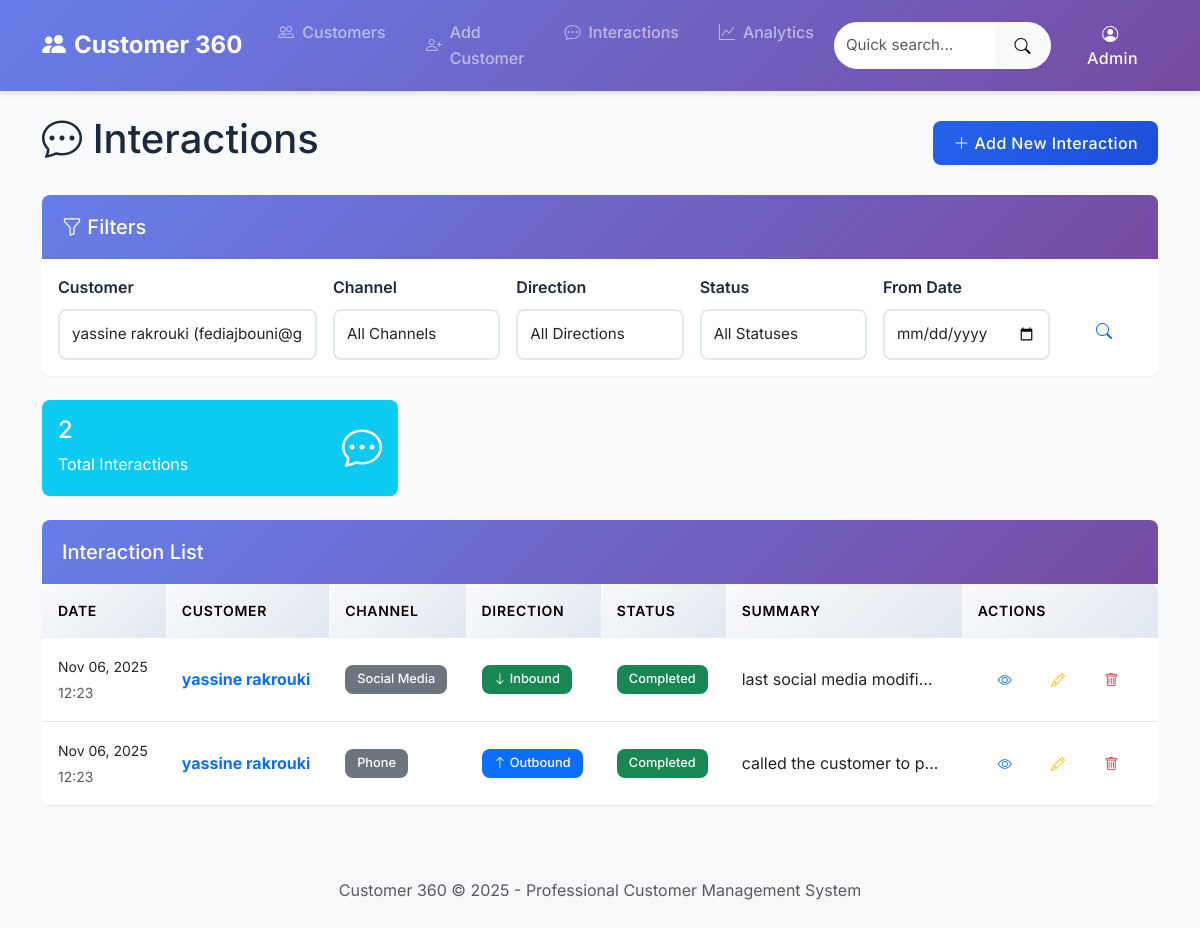
The page /interactions/?customer=3 on the database its author committed.
### interactions/models.py (models this page shows, shortened)
class Interaction(models.Model):
    CHANNEL_CHOICES = [
        ('phone', 'Phone'),
        ('sms', 'SMS'),
        ('email', 'Email'),
        ('letter', 'Letter'),
        ('social_media', 'Social Media'),
        ('in_person', 'In Person'),
        ('chat', 'Live Chat'),
    ]
    DIRECTION_CHOICES = [
        ('inbound', 'Inbound'),
        ('outbound', 'Outbound'),
    ]
    STATUS_CHOICES = [
        ('pending', 'Pending'),
        ('completed', 'Completed'),
        ('follow_up', 'Follow-up Required'),
    ]
    customer = models.ForeignKey(
        Customer,
        on_delete=models.CASCADE,
        related_name='interactions',
        help_text="Customer involved in this interaction"
    )
    channel = models.CharField(
        max_length=15,
        choices=CHANNEL_CHOICES,
        help_text="Communication channel used"
    )
    direction = models.CharField(
        max_length=10,
        choices=DIRECTION_CHOICES,
        help_text="Direction of communication"
    )
    status = models.CharField(
        max_length=15,
        choices=STATUS_CHOICES,
        default='completed',
        help_text="Status of the interaction"
    )
    interaction_date = models.DateTimeField(auto_now_add=True)
    summary = models.TextField(help_text="Summary of the interaction")
    notes = models.TextField(
        blank=True,
        help_text="Additional notes (optional)"
    )
    created_by = models.CharField(
        max_length=100,
        blank=True,
        help_text="User who created this interaction"
    )
    class Meta:
        ordering = ['-interaction_date']
        verbose_name = 'Interaction'
        verbose_name_plural = 'Interactions'

### customer_management/models.py (models this page shows, shortened)
class Customer(models.Model):
    name = models.CharField(
        max_length=100,
        help_text="Customer's full name"
    )
    email = models.EmailField(
        max_length=100,
        unique=True,
        help_text="Customer's email address"
    )
    phone_regex = RegexValidator(
        regex=r'^\+?1?\d{9,15}$',
        message="Phone number must be entered in the format: '+999999999'. Up to 15 digits allowed."
    )
    phone = models.CharField(
        validators=[phone_regex],
        max_length=17,
        help_text="Customer's phone number"
    )
    address = models.CharField(
        max_length=200,
        help_text="Customer's address"
    )
    social_media = models.CharField(
        max_length=100,
        blank=True,
        help_text="Customer's social media handle (optional)"
    )
    created_at = models.DateTimeField(auto_now_add=True)
    updated_at = models.DateTimeField(auto_now=True)
    is_active = models.BooleanField(default=True)
    class Meta:
        ordering = ['name']
        verbose_name = 'Customer'
        verbose_name_plural = 'Customers'
    def __str__(self):
        return f"{self.name} ({self.email})"

### interactions/views.py (the view)
# urls.py: path('', views.InteractionListView.as_view(), name='interaction_list'),
class InteractionListView(ListView):
    model = Interaction
    template_name = 'interactions/interaction_list.html'
    context_object_name = 'interactions'
    paginate_by = 25
    def get_queryset(self):
        queryset = Interaction.objects.select_related('customer').all()
        customer_id = self.request.GET.get('customer')
        if customer_id:
            queryset = queryset.filter(customer_id=customer_id)
        channel = self.request.GET.get('channel')
        if channel:
            queryset = queryset.filter(channel=channel)
        direction = self.request.GET.get('direction')
        if direction:
            queryset = queryset.filter(direction=direction)
        status = self.request.GET.get('status')
        if status:
            queryset = queryset.filter(status=status)
        date_from = self.request.GET.get('date_from')
        if date_from:
            queryset = queryset.filter(interaction_date__date__gte=date_from)
        date_to = self.request.GET.get('date_to')
        if date_to:
            queryset = queryset.filter(interaction_date__date__lte=date_to)
        return queryset.order_by('-interaction_date')
    def get_context_data(self, **kwargs):
        context = super().get_context_data(**kwargs)
        context['filter_form'] = InteractionFilterForm(self.request.GET)
        context['total_interactions'] = Interaction.objects.count()
        return context

### interactions/templates/interactions/interaction_list.html (shortened to what this page needs)
{% extends 'customer_management/base.html' %}
{% block content %}
<div class="d-flex justify-content-between align-items-center mb-4">
    <h1><i class="bi bi-chat-dots"></i> Interactions</h1>
    <a href="{% url 'interactions:interaction_create' %}" class="btn btn-primary">
        <i class="bi bi-plus-lg"></i> Add New Interaction
    </a>
</div>
<div class="card mb-4">
    <div class="card-header">
        <h5 class="mb-0"><i class="bi bi-funnel"></i> Filters</h5>
    </div>
    <div class="card-body">
        <form method="get" class="row g-3">
            <div class="col-md-3">
                <label for="{{ filter_form.customer.id_for_label }}" class="form-label">Customer</label>
                {{ filter_form.customer }}
            </div>
            <div class="col-md-2">
                <label for="{{ filter_form.channel.id_for_label }}" class="form-label">Channel</label>
                {{ filter_form.channel }}
            </div>
            <div class="col-md-2">
                <label for="{{ filter_form.direction.id_for_label }}" class="form-label">Direction</label>
                {{ filter_form.direction }}
            </div>
            <div class="col-md-2">
                <label for="{{ filter_form.status.id_for_label }}" class="form-label">Status</label>
                {{ filter_form.status }}
            </div>
            <div class="col-md-2">
                <label for="{{ filter_form.date_from.id_for_label }}" class="form-label">From Date</label>
                {{ filter_form.date_from }}
            </div>
            <div class="col-md-1">
                <label class="form-label">&nbsp;</label>
                <button type="submit" class="btn btn-outline-primary w-100">
                    <i class="bi bi-search"></i>
                </button>
            </div>
        </form>
    </div>
</div>
<div class="row mb-4">
    <div class="col-md-4">
        <div class="card bg-info text-white">
            <div class="card-body">
                <div class="d-flex justify-content-between">
                    <div>
                        <h4>{{ total_interactions }}</h4>
                        <p class="mb-0">Total Interactions</p>
                    </div>
                    <div class="align-self-center">
                        <i class="bi bi-chat-dots fs-1"></i>
                    </div>
                </div>
            </div>
        </div>
    </div>
</div>
<div class="card">
    <div class="card-header">
        <h5 class="mb-0">Interaction List</h5>
    </div>
    <div class="card-body p-0">
        {% if interactions %}
            <div class="table-responsive">
                <table class="table table-hover mb-0">
                    <thead class="table-light">
                        <tr>
                            <th>Date</th>
                            <th>Customer</th>
                            <th>Channel</th>
                            <th>Direction</th>
                            <th>Status</th>
                            <th>Summary</th>
                            <th>Actions</th>
                        </tr>
                    </thead>
                    <tbody>
                        {% for interaction in interactions %}
                        <tr>
                            <td>
                                <small>{{ interaction.interaction_date|date:"M d, Y" }}</small><br>
                                <small class="text-muted">{{ interaction.interaction_date|time:"H:i" }}</small>
                            </td>
                            <td>
                                <a href="{% url 'customer_management:customer_detail' interaction.customer.pk %}" class="text-decoration-none">
                                    <strong>{{ interaction.customer.name }}</strong>
                                </a>
                            </td>
                            <td>
                                <span class="badge bg-secondary">{{ interaction.get_channel_display }}</span>
                            </td>
                            <td>
                                {% if interaction.direction == 'inbound' %}
                                    <span class="badge bg-success">
                                        <i class="bi bi-arrow-down"></i> {{ interaction.get_direction_display }}
                                    </span>
                                {% else %}
                                    <span class="badge bg-primary">
                                        <i class="bi bi-arrow-up"></i> {{ interaction.get_direction_display }}
                                    </span>
                                {% endif %}
                            </td>
                            <td>
                                {% if interaction.status == 'completed' %}
                                    <span class="badge bg-success">{{ interaction.get_status_display }}</span>
                                {% elif interaction.status == 'pending' %}
                                    <span class="badge bg-warning">{{ interaction.get_status_display }}</span>
                                {% else %}
                                    <span class="badge bg-info">{{ interaction.get_status_display }}</span>
                                {% endif %}
                            </td>
                            <td>
                                <div class="text-truncate" style="max-width: 200px;" title="{{ interaction.summary }}">
                                    {{ interaction.summary }}
                                </div>
                            </td>
                            <td>
                                <div class="btn-group btn-group-sm" role="group">
                                    <a href="{% url 'interactions:interaction_detail' interaction.pk %}"
                                       class="btn btn-outline-primary" title="View Details">
                                        <i class="bi bi-eye"></i>
                                    </a>
                                    <a href="{% url 'interactions:interaction_update' interaction.pk %}"
                                       class="btn btn-outline-warning" title="Edit">
                                        <i class="bi bi-pencil"></i>
                                    </a>
                                    <a href="{% url 'interactions:interaction_delete' interaction.pk %}"
                                       class="btn btn-outline-danger" title="Delete">
                                        <i class="bi bi-trash"></i>
                                    </a>
                                </div>
                            </td>
                        </tr>
                        {% endfor %}
                    </tbody>
                </table>
            </div>
        {% endif %}
    </div>
</div>
{% endblock %}

### customer360/static/css/main.css (style rules this page uses)
:root { --primary-color: #2563eb; --primary-dark: #1d4ed8; --secondary-color: #64748b; --success-color: #059669; --warning-color: #d97706; --danger-color: #dc2626; --info-color: #0891b2; --light-bg: #f8fafc; --dark-text: #1e293b; --border-color: #e2e8f0; --shadow-sm: 0 1px 2px 0 rgb(0 0 0 / 0.05); --shadow-md: 0 4px 6px -1px rgb(0 0 0 / 0.1); --shadow-lg: 0 10px 15px -3px rgb(0 0 0 / 0.1); --border-radius: 0.5rem; --transition: all 0.2s ease-in-out; }
body { font-family: 'Inter', -apple-system, BlinkMacSystemFont, 'Segoe UI', Roboto, sans-serif; background-color: var(--light-bg); color: var(--dark-text); line-height: 1.6; }
.card { border: none; border-radius: var(--border-radius); box-shadow: var(--shadow-sm); transition: var(--transition); overflow: hidden; }
.card-header { background: linear-gradient(135deg, #667eea 0%, #764ba2 100%); color: white; border: none; font-weight: 600; padding: 1.25rem; }
.card-header h4, .card-header h5, .card-header h6 { margin: 0; color: white; }
.table { border-radius: var(--border-radius); overflow: hidden; box-shadow: var(--shadow-sm); }
.table thead th { background: linear-gradient(135deg, #f8fafc 0%, #e2e8f0 100%); border: none; font-weight: 600; text-transform: uppercase; font-size: 0.875rem; letter-spacing: 0.05em; padding: 1rem; }
.table tbody tr { transition: var(--transition); }
.table td { padding: 1rem; vertical-align: middle; border-color: var(--border-color); }
.btn { font-weight: 500; border-radius: var(--border-radius); padding: 0.625rem 1.25rem; transition: var(--transition); border: none; text-transform: none; letter-spacing: 0.025em; }
.btn-primary { background: linear-gradient(135deg, var(--primary-color) 0%, var(--primary-dark) 100%); }
.form-control { border: 2px solid var(--border-color); border-radius: var(--border-radius); padding: 0.75rem; transition: var(--transition); font-size: 0.95rem; }
.form-label { font-weight: 600; color: var(--dark-text); margin-bottom: 0.5rem; }
.badge { font-weight: 500; padding: 0.5rem 0.75rem; border-radius: var(--border-radius); font-size: 0.8rem; }
.fade-in { animation: fadeIn 0.5s ease-out; }

### customer_management/templates/customer_management/base.html (style rules this page uses)
.fade-in { animation: fadeInUp 0.6s ease-out forwards; }

### rows shown on the page
Interaction: interaction_date "Nov 06, 2025", interaction_date "12:23", customer.name "yassine rakrouki", channel "Social Media", direction "Inbound", status "Completed", summary "last social media modifi…"
Interaction: interaction_date "Nov 06, 2025", interaction_date "12:23", customer.name "yassine rakrouki", channel "Phone", direction "Outbound", status "Completed", summary "called the customer to p…"

### other values the page prints
{{ total_interactions }} "2"
